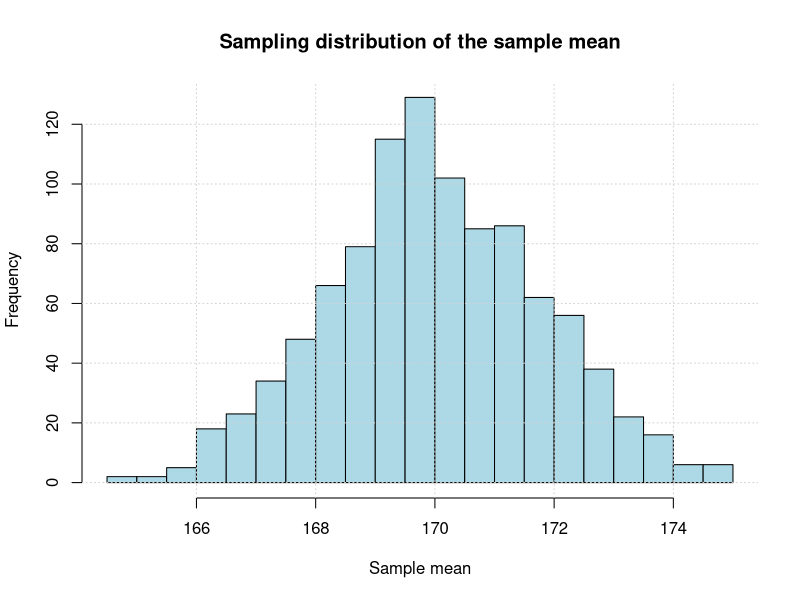

Source code (R):
print("############################################################")
print("# 1. Sampling distribution of the sample mean")
print("############################################################")

# Population: heights
set.seed(123)
population <- rnorm(10000, mean = 170, sd = 10)

# Take repeated samples of size n=30
n <- 30
sample_means <- replicate(1000, mean(sample(population, n)))

# Histogram of sample means
hist(sample_means, breaks = 30,
     main = "Sampling distribution of the sample mean",
     xlab = "Sample mean",
     col = "lightblue", border = "black")
grid()

print(paste("Mean of sample means:", mean(sample_means)))
print(paste("SD of sample means:", sd(sample_means)))

print("############################################################")
print("# 2. Normal approximation of Binomial")
print("############################################################")

n_bin <- 50
p_bin <- 0.3
# Mean and SD
mu <- n_bin * p_bin
sigma <- sqrt(n_bin * p_bin * (1 - p_bin))

# Probability of 10 <= X <= 20
prob_norm_approx <- pnorm(20 + 0.5, mean = mu, sd = sigma) - pnorm(10 - 0.5, mean = mu, sd = sigma)
print(paste("Normal approximation P(10 <= X <= 20):", round(prob_norm_approx, 4)))

print("############################################################")
print("# 3. t, Chi-square, and F distributions")
print("############################################################")

# t-distribution
df_t <- 10
x_t <- 1.5
print(paste("t-density at x=1.5 with df=10:", dt(x_t, df = df_t)))

# Chi-square distribution
df_chi <- 5
x_chi <- 7
print(paste("Chi-square density at x=7 with df=5:", dchisq(x_chi, df = df_chi)))

# F distribution
df1 <- 5
df2 <- 10
x_f <- 2
print(paste("F density at x=2 with df1=5, df2=10:", df(x_f, df1 = df1, df2 = df2)))
